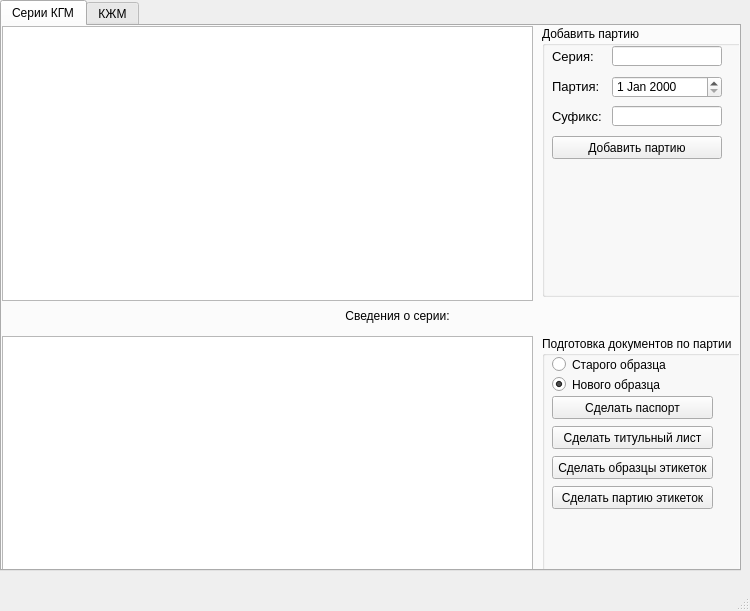
<?xml version="1.0" encoding="UTF-8"?>
<ui version="4.0">
 <class>BatchWindow</class>
 <widget class="QMainWindow" name="BatchWindow">
  <property name="geometry">
   <rect>
    <x>0</x>
    <y>0</y>
    <width>750</width>
    <height>611</height>
   </rect>
  </property>
  <property name="minimumSize">
   <size>
    <width>750</width>
    <height>600</height>
   </size>
  </property>
  <property name="baseSize">
   <size>
    <width>750</width>
    <height>600</height>
   </size>
  </property>
  <property name="windowTitle">
   <string>Серии</string>
  </property>
  <widget class="QWidget" name="centralwidget">
   <widget class="QTabWidget" name="TabObject">
    <property name="geometry">
     <rect>
      <x>0</x>
      <y>0</y>
      <width>741</width>
      <height>571</height>
     </rect>
    </property>
    <property name="currentIndex">
     <number>0</number>
    </property>
    <widget class="QWidget" name="tab_gas">
     <attribute name="title">
      <string>Серии КГМ</string>
     </attribute>
     <widget class="QTableView" name="CylindersView">
      <property name="geometry">
       <rect>
        <x>0</x>
        <y>310</y>
        <width>531</width>
        <height>275</height>
       </rect>
      </property>
      <property name="alternatingRowColors">
       <bool>true</bool>
      </property>
     </widget>
     <widget class="QGroupBox" name="AddBatchGb">
      <property name="geometry">
       <rect>
        <x>540</x>
        <y>0</y>
        <width>201</width>
        <height>271</height>
       </rect>
      </property>
      <property name="title">
       <string>Добавить партию</string>
      </property>
      <widget class="QLabel" name="SeriaLb">
       <property name="geometry">
        <rect>
         <x>10</x>
         <y>20</y>
         <width>61</width>
         <height>21</height>
        </rect>
       </property>
       <property name="font">
        <font>
         <pointsize>10</pointsize>
        </font>
       </property>
       <property name="text">
        <string>Серия:</string>
       </property>
       <property name="buddy">
        <cstring></cstring>
       </property>
      </widget>
      <widget class="QLineEdit" name="SeriaEdit">
       <property name="geometry">
        <rect>
         <x>70</x>
         <y>20</y>
         <width>110</width>
         <height>20</height>
        </rect>
       </property>
      </widget>
      <widget class="QLineEdit" name="SufixEdit">
       <property name="geometry">
        <rect>
         <x>70</x>
         <y>80</y>
         <width>110</width>
         <height>20</height>
        </rect>
       </property>
      </widget>
      <widget class="QLabel" name="SufixLb">
       <property name="geometry">
        <rect>
         <x>10</x>
         <y>80</y>
         <width>61</width>
         <height>21</height>
        </rect>
       </property>
       <property name="font">
        <font>
         <pointsize>10</pointsize>
        </font>
       </property>
       <property name="text">
        <string>Суфикс:</string>
       </property>
       <property name="buddy">
        <cstring></cstring>
       </property>
      </widget>
      <widget class="QLabel" name="PartiaLb">
       <property name="geometry">
        <rect>
         <x>10</x>
         <y>50</y>
         <width>61</width>
         <height>21</height>
        </rect>
       </property>
       <property name="font">
        <font>
         <pointsize>10</pointsize>
        </font>
       </property>
       <property name="text">
        <string>Партия:</string>
       </property>
       <property name="buddy">
        <cstring></cstring>
       </property>
      </widget>
      <widget class="QDateEdit" name="PartiaEdit">
       <property name="geometry">
        <rect>
         <x>70</x>
         <y>50</y>
         <width>110</width>
         <height>22</height>
        </rect>
       </property>
      </widget>
      <widget class="QPushButton" name="addBatchButton">
       <property name="geometry">
        <rect>
         <x>10</x>
         <y>110</y>
         <width>170</width>
         <height>23</height>
        </rect>
       </property>
       <property name="text">
        <string>Добавить партию</string>
       </property>
      </widget>
     </widget>
     <widget class="QGroupBox" name="docsGb">
      <property name="geometry">
       <rect>
        <x>540</x>
        <y>310</y>
        <width>201</width>
        <height>241</height>
       </rect>
      </property>
      <property name="title">
       <string>Подготовка документов по партии</string>
      </property>
      <widget class="QPushButton" name="CreatePassportButton">
       <property name="geometry">
        <rect>
         <x>10</x>
         <y>60</y>
         <width>161</width>
         <height>23</height>
        </rect>
       </property>
       <property name="text">
        <string>Сделать паспорт</string>
       </property>
      </widget>
      <widget class="QRadioButton" name="oldFormat_rb">
       <property name="geometry">
        <rect>
         <x>10</x>
         <y>20</y>
         <width>141</width>
         <height>17</height>
        </rect>
       </property>
       <property name="text">
        <string>Старого образца</string>
       </property>
      </widget>
      <widget class="QRadioButton" name="newFormat_rb">
       <property name="geometry">
        <rect>
         <x>10</x>
         <y>40</y>
         <width>141</width>
         <height>17</height>
        </rect>
       </property>
       <property name="text">
        <string>Нового образца</string>
       </property>
       <property name="checked">
        <bool>true</bool>
       </property>
      </widget>
      <widget class="QPushButton" name="CreateEtiketkaButton">
       <property name="geometry">
        <rect>
         <x>10</x>
         <y>120</y>
         <width>161</width>
         <height>23</height>
        </rect>
       </property>
       <property name="text">
        <string>Сделать образцы этикеток</string>
       </property>
      </widget>
      <widget class="QPushButton" name="CreateTitulnButton">
       <property name="geometry">
        <rect>
         <x>10</x>
         <y>90</y>
         <width>161</width>
         <height>23</height>
        </rect>
       </property>
       <property name="text">
        <string>Сделать титульный лист</string>
       </property>
      </widget>
      <widget class="QPushButton" name="CreateManyEtiketkaButton">
       <property name="geometry">
        <rect>
         <x>10</x>
         <y>150</y>
         <width>161</width>
         <height>23</height>
        </rect>
       </property>
       <property name="text">
        <string>Сделать партию этикеток</string>
       </property>
      </widget>
     </widget>
     <widget class="QTableView" name="BatchView">
      <property name="geometry">
       <rect>
        <x>0</x>
        <y>0</y>
        <width>531</width>
        <height>275</height>
       </rect>
      </property>
      <property name="editTriggers">
       <set>QAbstractItemView::AnyKeyPressed|QAbstractItemView::CurrentChanged|QAbstractItemView::DoubleClicked|QAbstractItemView::EditKeyPressed</set>
      </property>
      <property name="alternatingRowColors">
       <bool>true</bool>
      </property>
      <property name="sortingEnabled">
       <bool>true</bool>
      </property>
     </widget>
     <widget class="QLabel" name="CaptionCylinderslabel">
      <property name="geometry">
       <rect>
        <x>0</x>
        <y>280</y>
        <width>791</width>
        <height>20</height>
       </rect>
      </property>
      <property name="text">
       <string>Сведения о серии:</string>
      </property>
      <property name="alignment">
       <set>Qt::AlignCenter</set>
      </property>
     </widget>
    </widget>
    <widget class="QWidget" name="tab_liquid">
     <attribute name="title">
      <string>КЖМ</string>
     </attribute>
     <widget class="QLineEdit" name="line_edit_batch">
      <property name="geometry">
       <rect>
        <x>100</x>
        <y>10</y>
        <width>113</width>
        <height>20</height>
       </rect>
      </property>
      <property name="alignment">
       <set>Qt::AlignCenter</set>
      </property>
     </widget>
     <widget class="QLabel" name="label_batch">
      <property name="geometry">
       <rect>
        <x>0</x>
        <y>10</y>
        <width>101</width>
        <height>21</height>
       </rect>
      </property>
      <property name="text">
       <string>Серия</string>
      </property>
     </widget>
     <widget class="QLineEdit" name="line_edit_count">
      <property name="geometry">
       <rect>
        <x>100</x>
        <y>40</y>
        <width>113</width>
        <height>20</height>
       </rect>
      </property>
      <property name="text">
       <string>16</string>
      </property>
      <property name="alignment">
       <set>Qt::AlignCenter</set>
      </property>
     </widget>
     <widget class="QLabel" name="label_count">
      <property name="geometry">
       <rect>
        <x>0</x>
        <y>40</y>
        <width>101</width>
        <height>21</height>
       </rect>
      </property>
      <property name="text">
       <string>Количество, т.</string>
      </property>
     </widget>
     <widget class="QPushButton" name="submit_button">
      <property name="geometry">
       <rect>
        <x>10</x>
        <y>70</y>
        <width>201</width>
        <height>23</height>
       </rect>
      </property>
      <property name="text">
       <string>Отправить</string>
      </property>
     </widget>
    </widget>
   </widget>
  </widget>
  <widget class="QMenuBar" name="menubar">
   <property name="geometry">
    <rect>
     <x>0</x>
     <y>0</y>
     <width>750</width>
     <height>21</height>
    </rect>
   </property>
  </widget>
  <widget class="QStatusBar" name="statusbar"/>
 </widget>
 <resources/>
 <connections/>
</ui>
